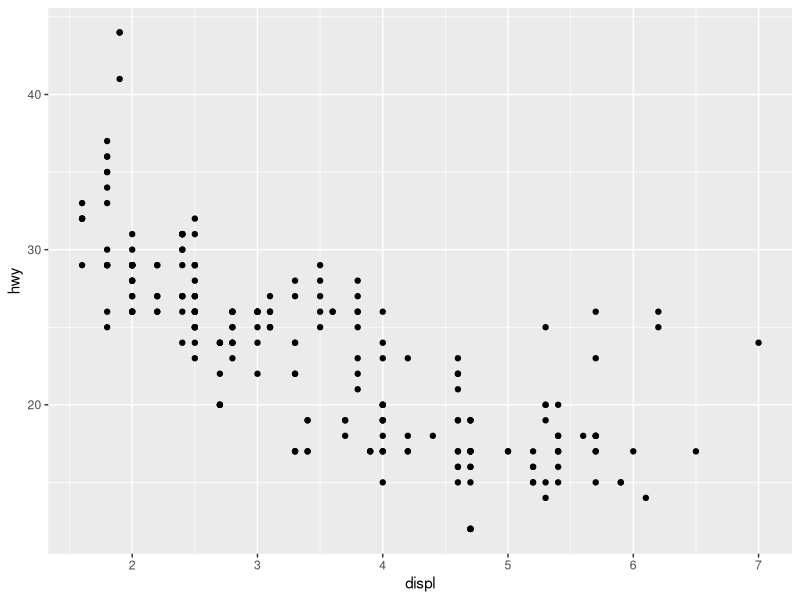
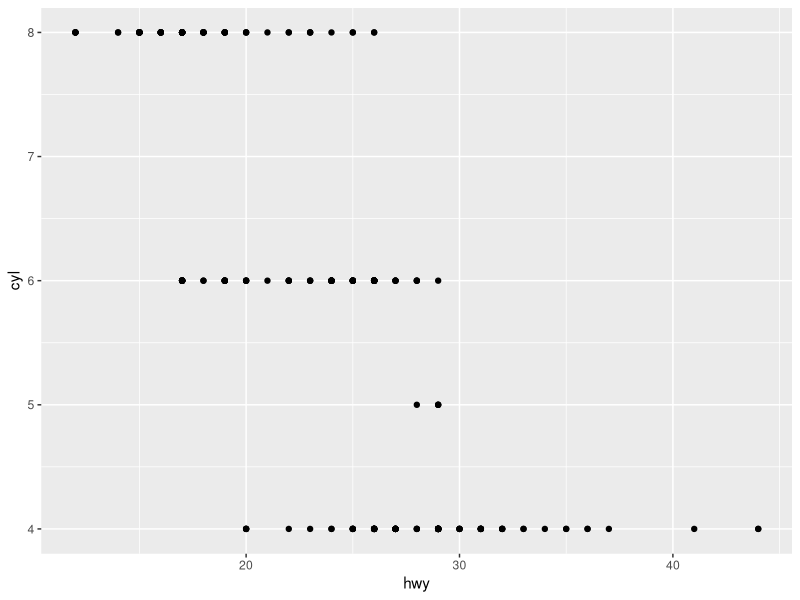
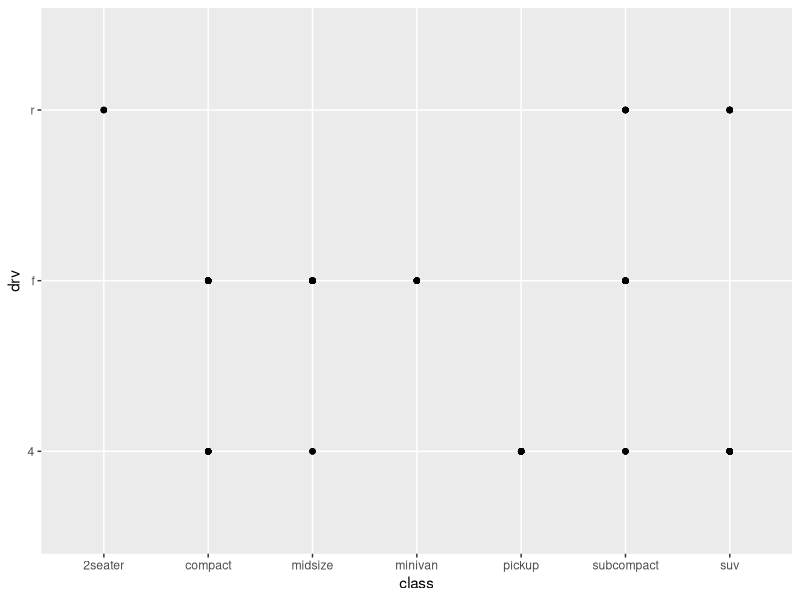
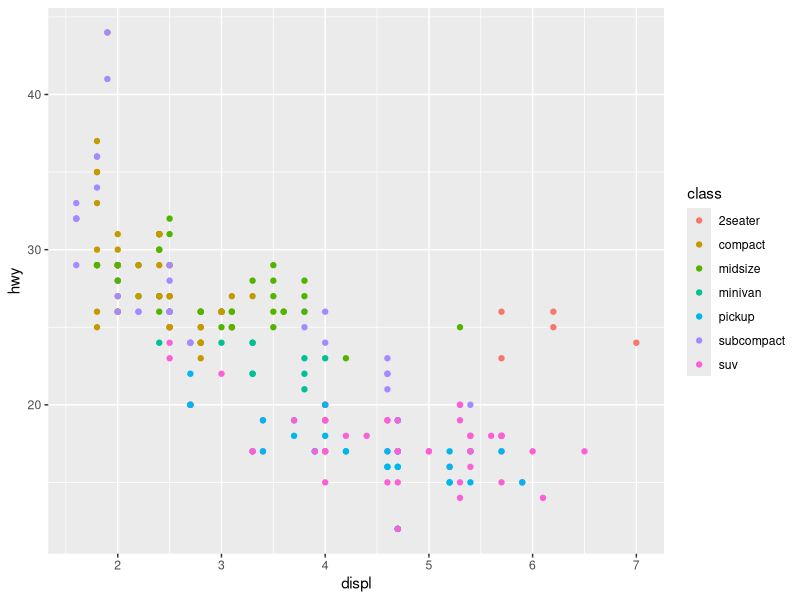
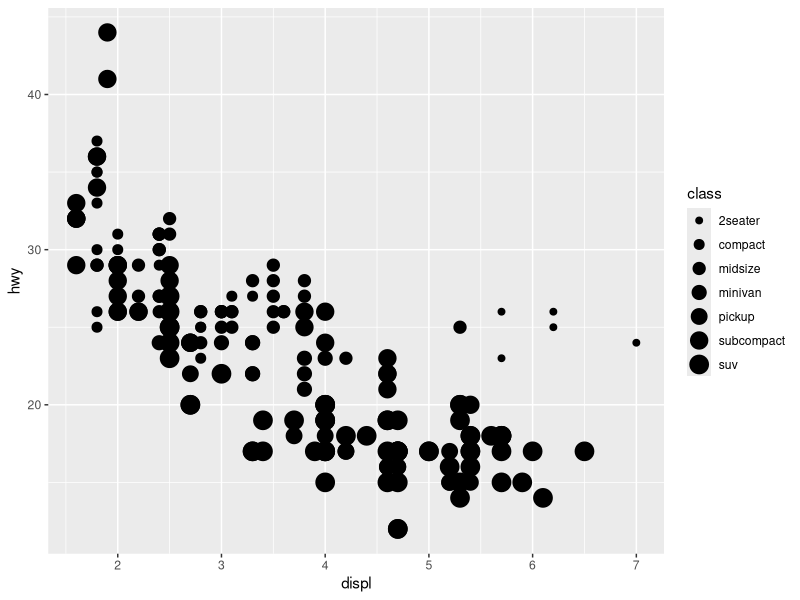
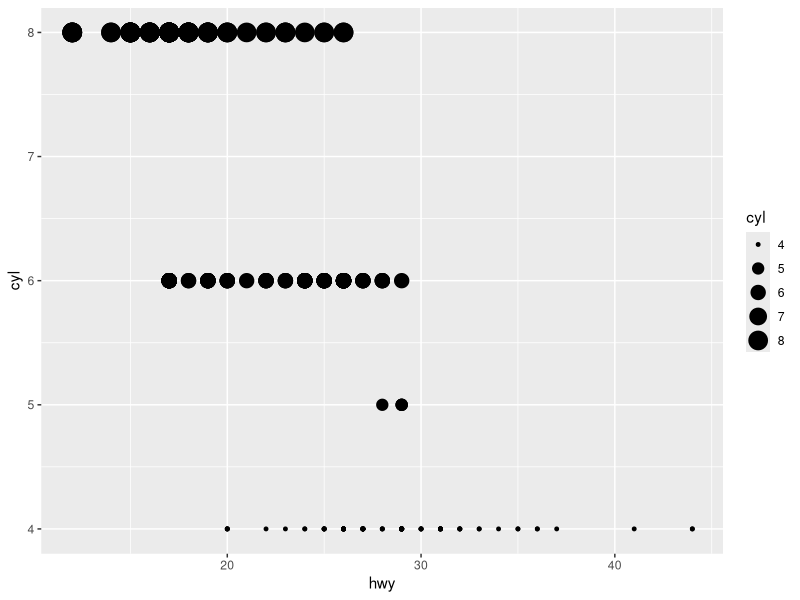
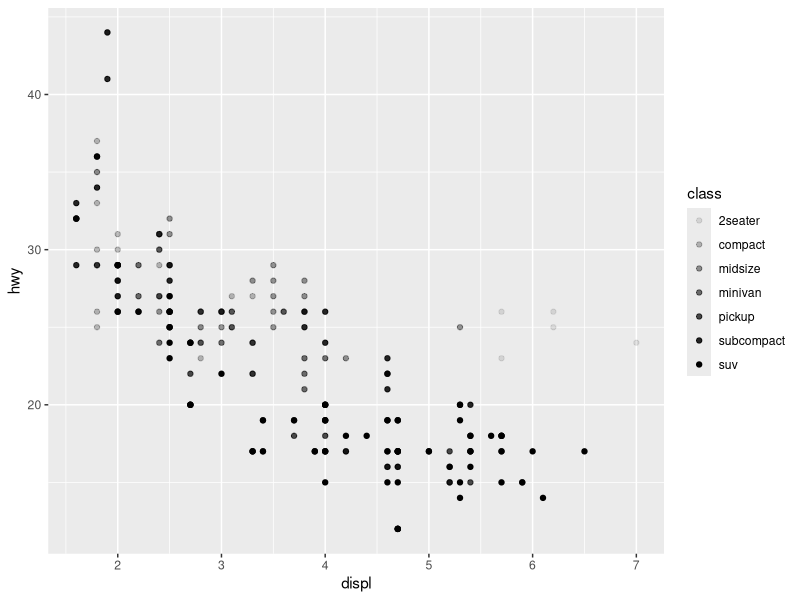
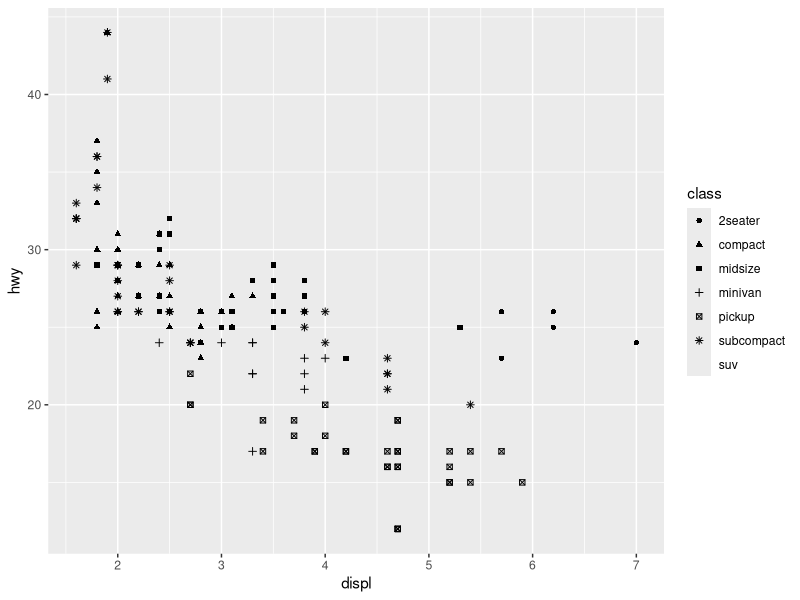

Write the R code that produced these figures, in order.
library(tidyverse)

data = mpg

ggplot(data = mpg) +
  geom_point(mapping = aes(x = displ, y = hwy))

#1. I see a dot map of "hwy" -- highway miles per gallon or liter,
  #by "displ" -- size of engine.
#2. There are 234 rows.
#3. "drv" -- description for mechanism for car wheels driving.
  #i.e. "r" rear wheels; "4" 4 wheel; "f" front wheels
#4. 
ggplot(data = mpg) +
  geom_point(mapping=aes(x = hwy, y = cyl))
  
#5. What happens is
ggplot(data = mpg) + 
  geom_point(mapping=aes(x=class, y=drv))

#6. Coloring variables not included in axes
ggplot(data = mpg) + 
  geom_point(mapping = aes(x = displ, y = hwy, color = class))

#7. Sizing variables differently.
ggplot(data = mpg) + 
  geom_point(mapping = aes(x = displ, y = hwy, size = class))

#8. Sizing variables differently based on variable on axes.
#TESTTESTTEST
ggplot(data = mpg) +
  geom_point(mapping=aes(x = hwy, y = cyl, size = cyl))

#9. Fading variables not included on axes.
ggplot(data = mpg) + 
  geom_point(mapping = aes(x = displ, y = hwy, alpha = class))

#10. Reshaping variables not included on axes.
ggplot(data = mpg) + 
  geom_point(mapping = aes(x = displ, y = hwy, shape = class))

#11. Coloring all points one color.
ggplot(data = mpg) + 
  geom_point(mapping = aes(x = displ, y = hwy), color = "blue")

#12. Find the TYPO!
#Typo is that there needs to be a parentheses between hwy and color--
  #otherwise the points on this plot appear in red.
#ggplot(data = mpg) + 
#  geom_point(mapping = aes(x = displ, y = hwy, color = "blue"))
ggplot(data = mpg) + 
  geom_point(mapping = aes(x = displ, y = hwy), color = "blue")

#13.Find the TYPO!
#Typo is that the "+" symbol is in the second row
  #contrary to it being at the end of the first row
  #at which point the code will not run, and an error code will be produced
#ggplot(data = mpg) 
#+ geom_point(mapping = aes(x = displ, y = hwy))
ggplot(data = mpg) +
  geom_point(mapping = aes(x = displ, y = hwy))

#14.Displaying several plots "displ" by "hwy"
  #each plot displays different classes
ggplot(data = mpg) + 
  geom_point(mapping = aes(x = displ, y = hwy)) + 
  facet_wrap(~ class, nrow = 2)

#15. Displaying several plots "year" by "hwy" mileage,
  #sized by "cty" mileage
#TESTTESTTEST
ggplot(data = mpg) + 
  geom_point(mapping = aes(x = year, y = hwy, size = cty)) + 
  facet_wrap(~ manufacturer, nrow = 3)

#16. Displaying several plots "displ" by "hwy"
ggplot(data = mpg) + 
  geom_point(mapping = aes(x = displ, y = hwy)) + 
  facet_grid(drv ~ cyl)

#17.
  #1. If you facet on a continuous variable, 
  #2. 
    ggplot(data = mpg) + 
      geom_point(mapping = aes(x = drv, y = cyl))
  #3.
  #4.
  #5.
      ?facet_wrap
      ?nrow
      ?ncol
      #"facet_grid()" does not have "nrow" and "ncol" arguments
        #because
  #6.
#18.

#19.

#20.

#21.

#22.

#23.

#24.

#25.

#26.

#27.

#28.

#29.

#30.

#31.
